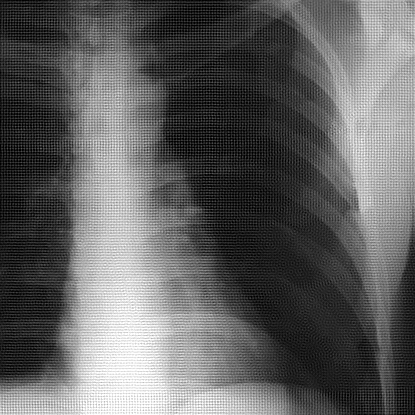
#> input picture HW5_Restoration and Morphology/Q3/noisy_image.png, 415 x 415 px
$ python Q3.py
#> lines starting #> are read from the running program, lines starting #| are printed output that depends on the picture
import numpy as np
import matplotlib.pyplot as plt
import cv2 as cv
################## Part A ##################
noisy_img = cv.imread('noisy_image.png' , 0 )
#> noisy_img is the input picture: shape (415, 415); min 0, max 255, mean 96.1
mask = np.fromfunction(lambda i, j: (-1)**(i+j), noisy_img.shape, dtype=int) # mask for shifting dc to center in frequency domain
img_shifted = noisy_img * mask
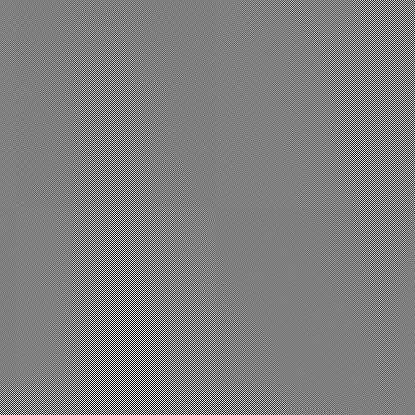
#> img_shifted: shape (415, 415) int64; min -255, max 255, mean 0; drawn with min black and max white

# DFT
IMG = np.fft.fft2(img_shifted) # compute 2D DFT
IMG_abs = np.abs(IMG) # spectrum
IMG_abs_log = np.log(IMG_abs+1) # better visualization of low intensities
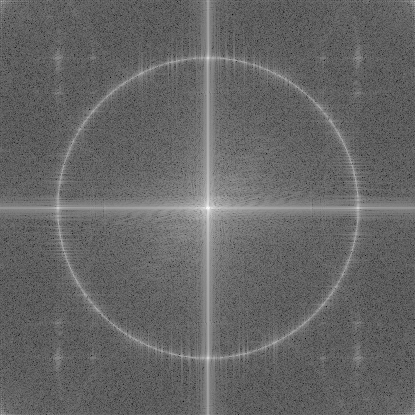
#> IMG_abs_log: shape (415, 415) float64; min 1.2, max 16.01, mean 7.14; drawn with min black and max white

maxI = 255 * noisy_img.size # maximum intensity of spectrum
#> maxI = 43917375
maxI_log = np.log(maxI+1) # better visualization of low intensities
#> maxI_log = 17.6

# Filters
notch_pass = np.zeros(noisy_img.shape)
x, y = np.indices(notch_pass.shape)
r, c = notch_pass.shape
#> r = 415; c = 415
d0 = np.sqrt(r**2 + c**2)
#> d0 = 586.9
dis = (x-r//2)**2 + (y-c//2)**2
notch_pass[((dis < 150.5**2) ^ (dis < 149.5**2)) | ((y<(c//2 -0.5)) ^ (y<(c//2 +0.5))) | ((x<(r//2 -0.5)) ^ (x<(r//2 +0.5)))] = 1
notch_reject = 1 - notch_pass

# Apllying filter
FILTERED_IMG = IMG * notch_reject
FILTERED_IMG_abs =np.abs( IMG * notch_reject)
FILTERED_IMG_log = np.log(FILTERED_IMG_abs + 1)

# IDFT
filtered_img = np.fft.ifft2(FILTERED_IMG).real
new = np.clip(filtered_img * mask,0 , 255)
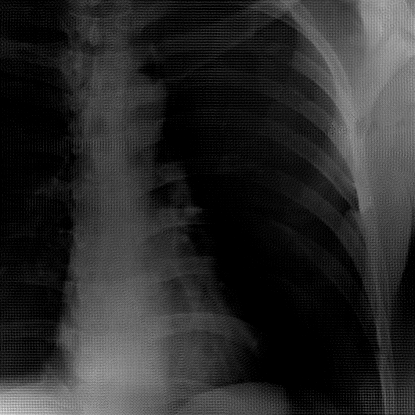
#> new: shape (415, 415) float64; min 0, max 218, mean 42

plt.figure(1)
plt.suptitle('Images in frequency domain')
plt.subplot(121)
plt.title(r'${\left| {{IMG1}} \right|}$')
plt.imshow(IMG_abs, cmap='gray', vmin=0, vmax=maxI)
plt.axis(False)
plt.subplot(122)
plt.title(r'$\log \left( {\left| {{IMG1}} \right| + 1} \right)$')
plt.imshow(IMG_abs_log, cmap='gray', vmin=0, vmax=maxI_log)
plt.axis(False)
plt.savefig('Frequency Domain.png')
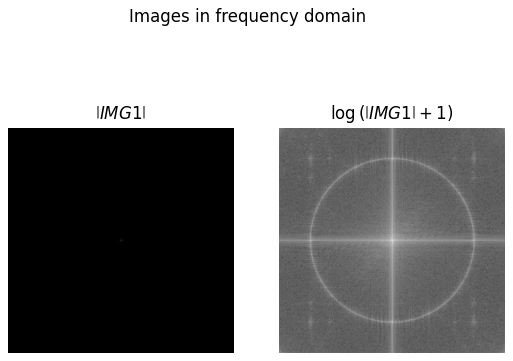
#> figure drawn by matplotlib, 2 panels

plt.figure(2)
plt.suptitle('filter & filtered image in frequency domain')
plt.subplot(121)
plt.title('notch reject filter')
plt.imshow(notch_reject, cmap='gray')
plt.axis(False)
plt.subplot(122)
plt.title('filtered image in freq domain')
plt.imshow(FILTERED_IMG_log, cmap='gray', vmin=0, vmax=maxI_log)
plt.axis(False)
plt.savefig('filter & filtered image in frequency domain.png')
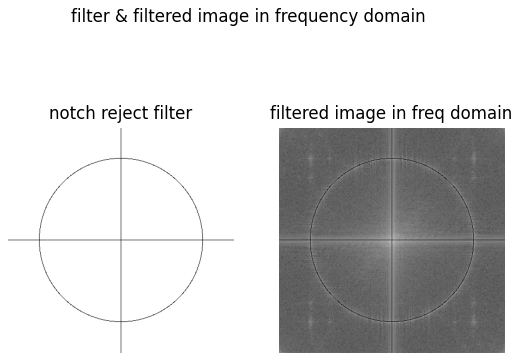
#> figure drawn by matplotlib, 2 panels

plt.figure(3)
plt.title('filtered image in position domain')
plt.imshow(new, cmap='gray',vmin=0, vmax=255)
plt.axis(False)
plt.savefig('filtered image in position domain.png')
plt.show()
